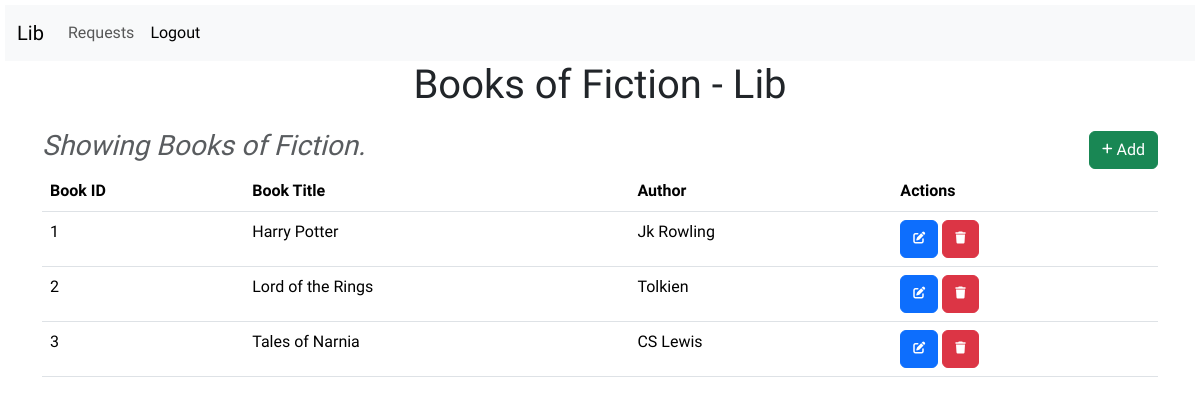
The app's page /section/1/show (signed in) with its own data.
### models.py (models this page shows)
class Section(db.Model):
    id = db.Column(db.Integer,primary_key=True)
    name = db.Column(db.String[32],unique=True,nullable=False)
    date_created = db.Column(db.Date, nullable=False)
    desc = db.Column(db.String[512], nullable=True)
    books = db.relationship('Book',backref='section',lazy=True)

class Book(db.Model):
    id = db.Column(db.Integer,primary_key=True)
    title = db.Column(db.String[64], nullable=False)
    author = db.Column(db.String[64], nullable=False)
    section_id = db.Column(db.Integer, db.ForeignKey('section.id'),nullable=False)

### routes.py (the view)
@app.route('/section/<int:id>/show')
@admin_required
def show_section(id):
    return render_template('section/show.html',user = User.query.get(session['user_id']),section = Section.query.get(id))

### routes.py (called while the page is built)
def admin_required(func):
    @wraps(func)
    def inner(*args,**kwargs):
        if 'user_id' not in session:
            flash('Please Login.')
            return redirect(url_for('login'))
        user = User.query.get(session['user_id'])
        if not user.is_admin:
            flash('Not Authorized')
            return redirect(url_for('index'))
        return func(*args,**kwargs)
    return inner

### templates/section/show.html (shortened to what this page needs)
{% extends 'layout.html' %}
{% block content %}
    <h1>Books of {{section.name}} - Lib</h1>
    <div class="Heading">
        <h3 class="text-muted">
            <em>
                Showing Books of {{section.name}}.
            </em>
        </h3>
        <a class="btn btn-success" href="{{url_for('add_books',section_id=section.id)}}">
            <i class="fas fa-plus fa-xs"></i>
            Add
        </a>
    </div>
    <table class="table">
        <thead>
            <tr>
                <th>Book ID</th>
                <th>Book Title</th>
                <th>Author</th>
                <th>Actions</th>
            </tr>
        </thead>
        <tbody>
            {% for book in section.books %}
                <tr>
                    <td>{{book.id}}</td>
                    <td>{{book.title}}</td>
                    <td>{{book.author}}</td>
                    <td>
                        <a href="{{url_for('edit_book', book_id=book.id)}}" class="btn btn-primary">
                            <i class="fas fa-edit fa-xs"></i>
                        </a>
                        <a href="{{url_for('delete_book', book_id=book.id)}}" class="btn btn-danger">
                            <i class="fas fa-trash fa-xs"></i>
                        </a>
                    </td>
                </tr>
            {% endfor %}
        </tbody>
    </table>
</div>
{% endblock %}

### templates/layout.html (style rules this page uses)
body { margin: 5px 5px; padding: 0; font-family: 'Kaushan Script', cursive; background-image: url('background/lib.jpg'); background-attachment: fixed; background-repeat: no-repeat; background-size: cover; }

### templates/section/show.html (style rules this page uses)
.Heading { display: flex; justify-content: space-between; align-items: center; }
h1, h2 { text-align: center; margin-bottom: 20px; }

### records on screen
Section: name "Fiction"
Book: id "1", title "Harry Potter", author "Jk Rowling"
Book: id "2", title "Lord of the Rings", author "Tolkien"
Book: id "3", title "Tales of Narnia", author "CS Lewis"
